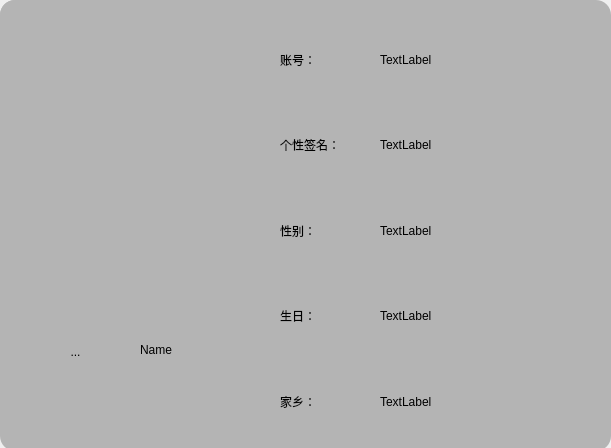
<?xml version="1.0" encoding="UTF-8"?>
<ui version="4.0">
 <class>PersonalInfm</class>
 <widget class="QWidget" name="PersonalInfm">
  <property name="geometry">
   <rect>
    <x>0</x>
    <y>0</y>
    <width>611</width>
    <height>448</height>
   </rect>
  </property>
  <property name="windowTitle">
   <string>Form</string>
  </property>
  <property name="styleSheet">
   <string notr="true">QToolButton{
	border-style:none;
	font: 12pt &quot;幼圆&quot;;
}
QToolButton:hover{background-color:rgb(201, 218, 255)
}

QLabel{
	
	font: 12pt &quot;幼圆&quot;;
}


QLineEdit{
	
	font: 12pt &quot;幼圆&quot;;
}</string>
  </property>
  <widget class="QWidget" name="widget_2" native="true">
   <property name="geometry">
    <rect>
     <x>0</x>
     <y>249</y>
     <width>281</width>
     <height>201</height>
    </rect>
   </property>
   <widget class="QToolButton" name="toolButton">
    <property name="geometry">
     <rect>
      <x>40</x>
      <y>67</y>
      <width>71</width>
      <height>71</height>
     </rect>
    </property>
    <property name="text">
     <string>...</string>
    </property>
   </widget>
   <widget class="QLabel" name="label">
    <property name="geometry">
     <rect>
      <x>140</x>
      <y>80</y>
      <width>61</width>
      <height>41</height>
     </rect>
    </property>
    <property name="text">
     <string>Name</string>
    </property>
   </widget>
  </widget>
  <widget class="QWidget" name="widget_3" native="true">
   <property name="geometry">
    <rect>
     <x>280</x>
     <y>0</y>
     <width>331</width>
     <height>451</height>
    </rect>
   </property>
   <widget class="QWidget" name="verticalLayoutWidget">
    <property name="geometry">
     <rect>
      <x>0</x>
      <y>20</y>
      <width>91</width>
      <height>421</height>
     </rect>
    </property>
    <layout class="QVBoxLayout" name="verticalLayout">
     <item>
      <widget class="QLabel" name="label_5">
       <property name="text">
        <string>账号：</string>
       </property>
      </widget>
     </item>
     <item>
      <widget class="QLabel" name="label_4">
       <property name="text">
        <string>个性签名：</string>
       </property>
      </widget>
     </item>
     <item>
      <widget class="QLabel" name="label_10">
       <property name="text">
        <string>性别：</string>
       </property>
      </widget>
     </item>
     <item>
      <widget class="QLabel" name="label_6">
       <property name="text">
        <string>生日：</string>
       </property>
      </widget>
     </item>
     <item>
      <widget class="QLabel" name="label_2">
       <property name="text">
        <string>家乡：</string>
       </property>
      </widget>
     </item>
    </layout>
   </widget>
   <widget class="QWidget" name="verticalLayoutWidget_2">
    <property name="geometry">
     <rect>
      <x>100</x>
      <y>20</y>
      <width>221</width>
      <height>421</height>
     </rect>
    </property>
    <layout class="QVBoxLayout" name="verticalLayout_2">
     <item>
      <widget class="QLabel" name="label_7">
       <property name="text">
        <string>TextLabel</string>
       </property>
      </widget>
     </item>
     <item>
      <widget class="QLabel" name="label_8">
       <property name="text">
        <string>TextLabel</string>
       </property>
      </widget>
     </item>
     <item>
      <widget class="QLabel" name="label_12">
       <property name="text">
        <string>TextLabel</string>
       </property>
      </widget>
     </item>
     <item>
      <widget class="QLabel" name="label_13">
       <property name="text">
        <string>TextLabel</string>
       </property>
      </widget>
     </item>
     <item>
      <widget class="QLabel" name="label_3">
       <property name="text">
        <string>TextLabel</string>
       </property>
      </widget>
     </item>
    </layout>
   </widget>
   <widget class="QToolButton" name="toolButton_3">
    <property name="geometry">
     <rect>
      <x>230</x>
      <y>0</y>
      <width>51</width>
      <height>31</height>
     </rect>
    </property>
    <property name="text">
     <string/>
    </property>
    <property name="icon">
     <iconset resource="1.qrc">
      <normaloff>:/Image/jianshao.png</normaloff>:/Image/jianshao.png</iconset>
    </property>
   </widget>
   <widget class="QToolButton" name="toolButton_4">
    <property name="geometry">
     <rect>
      <x>280</x>
      <y>0</y>
      <width>51</width>
      <height>31</height>
     </rect>
    </property>
    <property name="icon">
     <iconset resource="1.qrc">
      <normaloff>:/Image/delete.png</normaloff>:/Image/delete.png</iconset>
    </property>
   </widget>
  </widget>
  <widget class="QWidget" name="widget" native="true">
   <property name="geometry">
    <rect>
     <x>0</x>
     <y>0</y>
     <width>611</width>
     <height>451</height>
    </rect>
   </property>
   <property name="styleSheet">
    <string notr="true">background-color:rgb(180, 180, 180); 	border-radius:15px;</string>
   </property>
   <widget class="QWidget" name="widget_4" native="true">
    <property name="geometry">
     <rect>
      <x>0</x>
      <y>0</y>
      <width>281</width>
      <height>251</height>
     </rect>
    </property>
   </widget>
  </widget>
  <zorder>widget</zorder>
  <zorder>widget_2</zorder>
  <zorder>widget_3</zorder>
 </widget>
 <resources>
  <include location="1.qrc"/>
 </resources>
 <connections/>
</ui>
